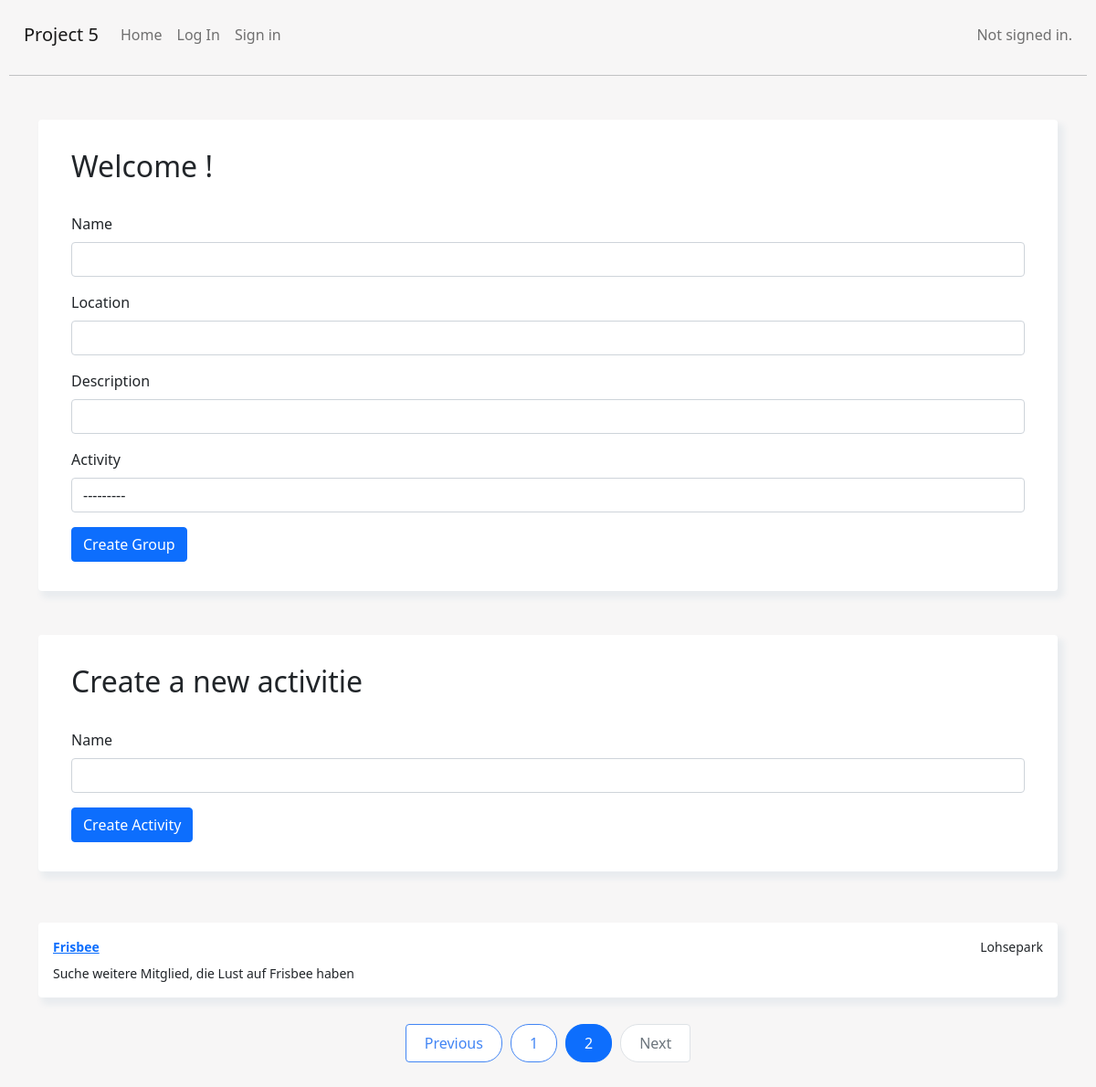
Screenshot of /?page=2 with the database file from the repository.
### capstone/models.py (models this page shows, shortened)
class Activity(models.Model):
    name = models.CharField(max_length=200)
    def __str__(self):
        return f"{self.name}"

class Group(models.Model):
    name = models.CharField(max_length=200)
    description = models.CharField(max_length=200)
    location = models.CharField(max_length=200)
    activity = models.ForeignKey(Activity, on_delete=models.CASCADE, default=None)
    users = models.ManyToManyField(User)

### capstone/views.py (the view)
# urls.py: path('', views.index, name='index'),
def index(request):
    groups = Group.objects.all()
    group_form = GroupForm()
    activity_form = ActivityForm()
    paginator = Paginator(groups, 5)
    page_number = request.GET.get('page')
    try:
        groups = paginator.page(page_number)
    except PageNotAnInteger:
        groups = paginator.page(1)
    except EmptyPage:
        groups = paginator.page(paginator.num_pages)
    return render(request, 'capstone/index.html', {'groups': groups, 'group_form': group_form, 'activity_form': activity_form})

### capstone/forms.py
class GroupForm(forms.ModelForm):
    class Meta:
        model = Group
        fields = ['name', 'location' ,  'description',  'activity']

class ActivityForm(forms.ModelForm):
    class Meta:
        model = Activity
        fields = ['name']

### capstone/templates/capstone/index.html (shortened to what this page needs)
{% extends "capstone/layout.html" %}
{% block body %}
{% load static %}
<div class="container mt-5">
    <div class="card p-3 mt-2">
        <div class="untereBox">
        <h2>Welcome {{ request.user.username }}!</h2>
        <form method="post" action="{% url 'create_group' %}">
            {% for field in group_form %}
            <div class="mb-3">
                {% if field.field.widget.input_type == 'select' %}
                    <label for="{{ field.id_for_label }}" class="form-label">{{ field.label }}</label>
                    <select class="form-control" id="{{ field.id_for_label }}" name="{{ field.html_name }}">
                        {% for choice in field.field.choices %}
                            <option value="{{ choice.0 }}">{{ choice.1 }}</option>
                        {% endfor %}
                    </select>
                {% else %}
                    <label for="{{ field.id_for_label }}" class="form-label">{{ field.label }}</label>
                    <input type="{{ field.field.widget.input_type }}" class="form-control" id="{{ field.id_for_label }}" name="{{ field.html_name }}" {% if field.field.required %}required{% endif %}>
                {% endif %}
            </div>
            {% endfor %}
            <button type="submit" class="btn btn-primary">Create Group</button>
        </form>
        </div>
    </div>
</div>
<div class="container mt-5">
    <div class="card p-3 mt-2">
        <div class="untereBox">
        <h2>Create a new activitie</h2>
        <form method="post" action="{% url 'create_activity' %}">
            {% for field in activity_form %}
            <div class="mb-3">
                <label for="{{ field.id_for_label }}" class="form-label">{{ field.label }}</label>
                <input type="{{ field.field.widget.input_type }}" class="form-control" id="{{ field.id_for_label }}" name="{{ field.html_name }}" {% if field.field.required %}required{% endif %}>
            </div>
            {% endfor %}
            <button type="submit" class="btn btn-primary">Create Activity</button>
        </form>
        </div>
    </div>
</div>
<div class="container mt-5">
    <div class="row  d-flex justify-content-center" style="background-color: transparent;">
        <div class="col-md-12" >
            {% if True %}
                {% for group in groups %}
                <div class="card p-3 mt-2">
                    <div class="d-flex justify-content-between align-items-center">
                        <div class="user d-flex flex-row align-items-center">
                            <small class="font-weight-bold text-primary">
                                <a href="#">
                                    {{ group.name }}
                                </a>
                            </small>
                        </div>
                        <small>{{ group.location }}</small>
                    </div>
                        <div id="postArea_{{ group.id }}">
                            <div class="action d-flex justify-content-between mt-2 align-items-center">
                                <small class ="afterEditedContent_" id="afterEditedContent_{{ group.id }}">{{ group.description }}</small>
                            </div>
                         </div>
                </div>
                {% endfor %}
                <br/>
                <div>
                    <nav aria-label="Page navigation ">
                        <ul class="pagination">
                            {% if groups.has_previous %}
                                <li class="page-item"><a class="page-link" href="?page={{ groups.previous_page_number }}">Previous</a></li>
                            {% else %}
                                <li class="page-item disabled"><a class="page-link">Previous</a></li>
                            {% endif %}
                            {% for i in groups.paginator.page_range %}
                                {% if groups.number == i %}
                                    <li class="page-item active"><a class="page-link">{{ i }}</a></li>
                                {% else %}
                                    <li class="page-item"><a class="page-link" href="?page={{ i }}">{{ i }}</a></li>
                                {% endif %}
                            {% endfor %}
                            {% if groups.has_next %}
                                <li class="page-item"><a class="page-link" href="?page={{ groups.next_page_number }}">Next</a></li>
                            {% else %}
                                <li class="page-item disabled"><a class="page-link">Next</a></li>
                            {% endif %}
                        </ul>
                    </nav>
                </div>
            {% endif %}
        </div>
    </div>
</div>
{% endblock %}

### capstone/static/capstone/styles.css (style rules this page uses)
body { padding: 10px; background-color: #f7f6f6; }
.untereBox { padding: 16px; padding-right: 20px; padding-left: 20px; }
.pagination { display: flex; justify-content: center; align-items: center; }
.page-item { margin: 5px; }
.page-link { border-radius: 20px; padding: 10px 20px; border: 1px solid #4285f4; color: #4285f4; align-items: center; justify-content: center; }
.row { background: #f8f9fa; }
.card { border: none; box-shadow: 5px 6px 6px 2px #e9ecef; border-radius: 4px; }

### rows the page displays
Activity: activity "---------"
Group: name "Frisbee", location "Lohsepark", description "Suche weitere Mitglied, die Lust auf Frisbee haben"

### other values shown
{{ field.label }} "Name" "Location" "Description"
{{ field.label }} "Activity"
{{ field.label }} "Name"
{{ i }} "1"
{{ i }} "2"
